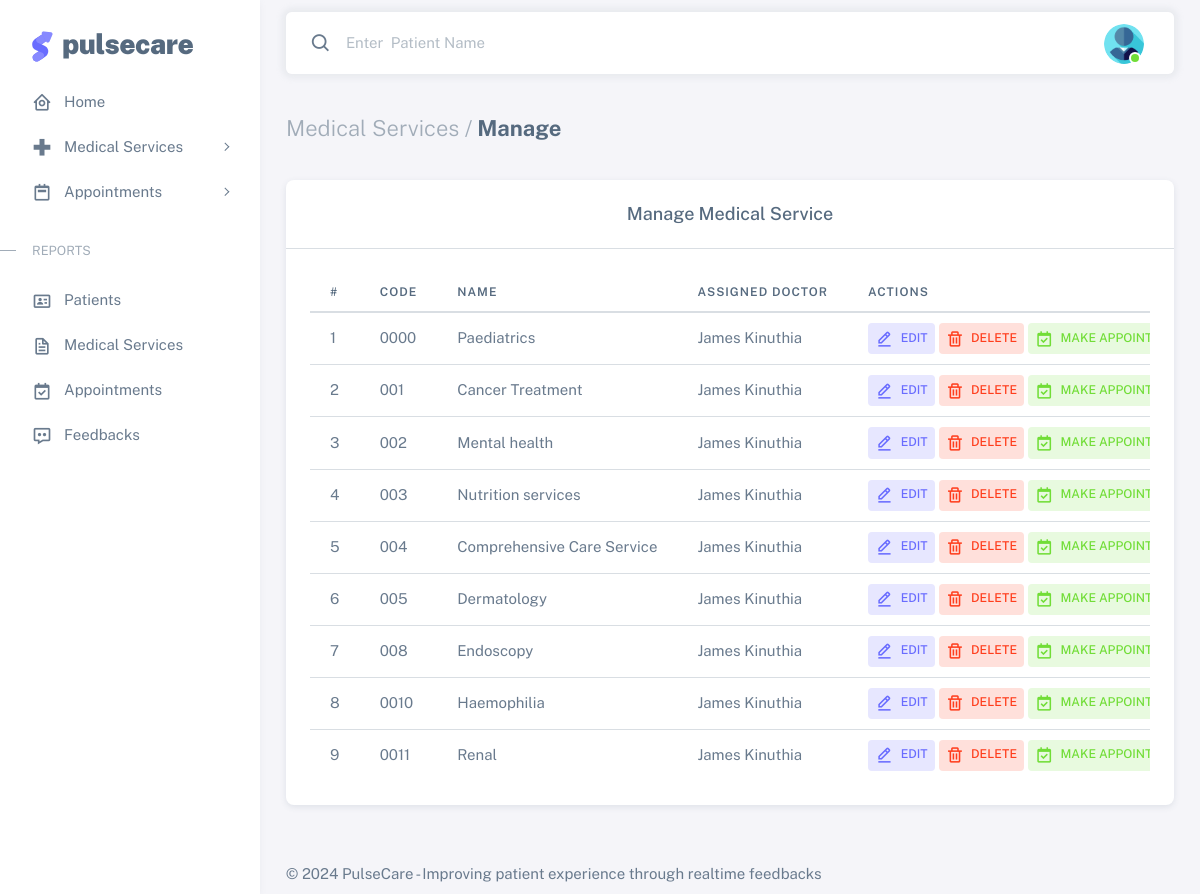
The page /views/medical_services_manage.php (signed in) on the database its author committed.
### tables this page shows
CREATE TABLE `users` (
  `user_id` int(200) NOT NULL,
  `user_names` varchar(200) NOT NULL,
  `user_email` varchar(200) NOT NULL,
  `user_password` varchar(200) NOT NULL,
  `user_phone` varchar(200) NOT NULL,
  `user_access_level` varchar(200) NOT NULL,
  `user_designation` varchar(200) DEFAULT NULL,
  `user_change_password` int(200) NOT NULL DEFAULT 1,
  `user_account_status` int(5) NOT NULL DEFAULT 0
);

CREATE TABLE `medical_services` (
  `service_id` int(200) NOT NULL,
  `service_code` varchar(200) NOT NULL,
  `service_name` varchar(200) NOT NULL,
  `service_details` longtext NOT NULL,
  `service_assigned_user_id` int(200) NOT NULL
);

### config/checklogin.php (called while the page is built, shortened)
<?php
$user_id = mysqli_real_escape_string($mysqli, $_SESSION['user_id']);

### views/medical_services_manage.php (the view, shortened to what this page needs)
<?php
require_once('../config/config.php');
require_once('../config/checklogin.php');
require_once('../partials/head.php');
?>
<body>
    <div class="layout-wrapper layout-content-navbar">
        <div class="layout-container">
            <?php require_once('../partials/aside.php'); ?>
            <div class="layout-page">
                <?php require_once('../partials/navbar.php'); ?>
                <?php if ($_SESSION['user_access_level'] != 'Patient') { ?>
                    <div class="content-wrapper">
                        <div class="container-xxl flex-grow-1 container-p-y">
                            <h4 class="fw-bold py-3 mb-4">
                                <span class="text-muted fw-light">Medical Services /</span> Manage
                            </h4>
                            <div class="row">
                                <div class="col-xl-12">
                                    <div class="card mb-4">
                                        <h5 class="card-header text-center">Manage Medical Service</h5>
                                        <hr class="my-0" />
                                        <div class="card-body">
                                            <div class="table-responsive text-nowrap">
                                                <table class="table data_table">
                                                    <thead>
                                                        <tr>
                                                            <th>#</th>
                                                            <th>Code</th>
                                                            <th>Name</th>
                                                            <th>Assigned Doctor</th>
                                                            <th>Actions</th>
                                                        </tr>
                                                    </thead>
                                                    <tbody class="table-border-bottom-0">
                                                        <?php
                                                        $services = mysqli_query(
                                                            $mysqli,
                                                            "SELECT * FROM medical_services s
                                                        INNER JOIN users u ON u.user_id = s.service_assigned_user_id "
                                                        );
                                                        $cnt = 1;
                                                        if (mysqli_num_rows($services) > 0) {
                                                            while ($service = mysqli_fetch_array($services)) {
                                                        ?>
                                                                <tr>
                                                                    <td><?php echo $cnt; ?></td>
                                                                    <td><?php echo $service['service_code']; ?></td>
                                                                    <td><?php echo $service['service_name']; ?></td>
                                                                    <td><?php echo $service['user_names']; ?></td>
                                                                    <td>
                                                                        <a class="badge bg-label-primary" data-bs-toggle="modal" data-bs-target="#edit_<?php echo $service['service_id']; ?>" href="javascript:void(0);"><i class="bx bx-edit-alt me-1"></i> Edit</a>
                                                                        <a class="badge bg-label-danger" data-bs-toggle="modal" data-bs-target="#delete_<?php echo $service['service_id']; ?>" href="javascript:void(0);"><i class="bx bx-trash me-1"></i> Delete</a>
                                                                        <a class="badge bg-label-success" data-bs-toggle="modal" data-bs-target="#reserve_<?php echo $service['service_id']; ?>" href="javascript:void(0);"><i class="bx bx-calendar-check me-1"></i> Make Appointment</a>
                                                                    </td>
                                                                </tr>
                                                        <?php
                                                                $cnt = $cnt + 1;
                                                            }
                                                        } ?>
                                                    </tbody>
                                                </table>
                                            </div>
                                        </div>
                                    </div>
                                </div>
                            </div>
                        </div>
                    </div>
                <?php } ?>
                <?php require_once('../partials/footer.php'); ?>
            </div>
        </div>
    </div>
</body>
</html>

### partials/navbar.php (shortened to what this page needs)
<?php
$users_sql = mysqli_query(
    $mysqli,
    "SELECT user_id, user_names, user_access_level FROM users WHERE user_id = '{$user_id}'"
);
if (mysqli_num_rows($users_sql) > 0) {
    while ($user_detail = mysqli_fetch_array($users_sql)) {
?>
        <nav
            class="layout-navbar container-xxl navbar navbar-expand-xl navbar-detached align-items-center bg-navbar-theme"
            id="layout-navbar">
            <div class="navbar-nav-right d-flex align-items-center" id="navbar-collapse">
                <?php if ($_SESSION['user_access_level'] != 'Patient') { ?>
                    <form action="users_patients">
                        <div class="navbar-nav align-items-center">
                            <div class="nav-item d-flex align-items-center">
                                <i class="bx bx-search fs-4 lh-0"></i>
                                <input
                                    type="text"
                                    class="form-control border-0 shadow-none"
                                    placeholder="Enter  Patient Name"
                                    aria-label="Search..." />
                            </div>
                        </div>
                    </form>
                <?php } ?>
                <ul class="navbar-nav flex-row align-items-center ms-auto">
                    <li class="nav-item navbar-dropdown dropdown-user dropdown">
                        <a class="nav-link dropdown-toggle hide-arrow" href="profile" data-bs-toggle="dropdown">
                            <div class="avatar avatar-online">
                                <img src="../public/img/avatars/no-profile.png" alt class="w-px-40 h-auto rounded-circle" />
                            </div>
                        </a>
                    </li>
                </ul>
            </div>
        </nav>
<?php }
} ?>

### rows shown on the page
medical_services: service_code "0000", service_name "Paediatrics", service_assigned_user.user_names "James Kinuthia"
medical_services: service_code "001", service_name "Cancer Treatment", service_assigned_user.user_names "James Kinuthia"
medical_services: service_code "002", service_name "Mental health", service_assigned_user.user_names "James Kinuthia"
medical_services: service_code "003", service_name "Nutrition services", service_assigned_user.user_names "James Kinuthia"
medical_services: service_code "004", service_name "Comprehensive Care Service", service_assigned_user.user_names "James Kinuthia"
medical_services: service_code "005", service_name "Dermatology", service_assigned_user.user_names "James Kinuthia"
medical_services: service_code "008", service_name "Endoscopy", service_assigned_user.user_names "James Kinuthia"
medical_services: service_code "0010", service_name "Haemophilia", service_assigned_user.user_names "James Kinuthia"
medical_services: service_code "0011", service_name "Renal", service_assigned_user.user_names "James Kinuthia"
